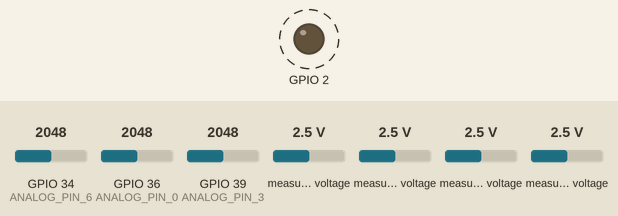
Simulated run of this sketch. Board: ESP32. Shown: output pins drawn as LEDs (lit = HIGH). Dashed ring = blinking. The inputs (shaded band) are chosen by the test bench; at power-on: GPIO 34 (ANALOG_PIN_6) = 2048, GPIO 36 (ANALOG_PIN_0) = 2048, GPIO 39 (ANALOG_PIN_3) = 2048, measured voltage 2.5 V. WiFi joins after 1.5 s; servers stay silent unless stated; what the sketch prints to the serial monitor is not drawn.

Above: at 2.6 s.
Timing chart, 0 to 6.5 s (numbered marks = the images above):
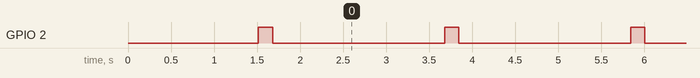

The sketch:

WiFiClient-U-and-I-SignalK-v3.ino
```cpp
/*
 *  This sketch uses a ESP 32 and ADS1115 to measure voltage and current and
 *  sends messages to a SignalK server
 *
 *  Select board ESP32 , NodeMCU-32S
 *
 *  Analog voltage is single ended and read by the ESP analog inputs.
 *
 *  The current sensors emits Vdd/2 for zero current and voler that Vdd/2 for flow
 *  in one direction and voltage higher than Vdd/2 for flow in the oposite direction,
 *  Hence differential measurement is sensible as it yield negative values below Vdd/2
 *  and positive values above Vdd/2.
 *
 *  SignalK uses UDP. The syntax is differ between ESP8622 and ESP32.
 *
 *
 */


// Analog Input on the ESP32, this board has many analog inputs.
#define ANALOG_PIN_0 36  // Pin GPIO 36
#define ANALOG_PIN_3 39  // Pin GPIO 39
#define ANALOG_PIN_6 34  // Pin GPIO 34
int analog_value = 0;


// Including I2C and ADC board ADS1115
#include <Wire.h>
#include <Adafruit_ADS1015.h>

// Including WiFi stuff
#include <WiFi.h>
#include <WiFiUdp.h>

/* WiFi network name and password */
const char * ssid = "TeamRocketHQ";
const char * pwd = "blackpearl";

// IP address to send UDP data to.
// it can be ip address of the server or
// Settings for SignalK port and SignalK server.
const char * udpAddress = "192.168.1.160";
const int udpPort = 55557;


// Instanciate two of a maximum of four (48, 49, 4A & 4B) ads objects.
Adafruit_ADS1115 ads1(0x48);
Adafruit_ADS1115 ads2(0x49);

// Instanciate WiFi object
WiFiUDP Udp;


void setup() {
    pinMode(LED_BUILTIN, OUTPUT); // Initialize the LED_BUILTIN pin as an output
    Serial.begin(115200);

  //Connect to the WiFi network
    WiFi.begin(ssid, pwd);
    Serial.println("");

  // Wait for connection
    while (WiFi.status() != WL_CONNECTED) {
      delay(500);
      Serial.print(".");
    }
    Serial.println("");
    Serial.print("Connected to ");
    Serial.println(ssid);
    Serial.print("IP address: ");
    Serial.println(WiFi.localIP());
  //This initializes udp and transfer buffer
    Udp.begin(udpPort);
    delay(10);

  // Set up the first ADS 1115 gain
    ads1.setGain(GAIN_TWO);        // 2x gain   +/- 2.048V  1 bit = 0.0625mV
    ads1.begin();
    Serial.println("ADS 1115 nunmber 1 is set up");
    ads2.setGain(GAIN_TWO);        // 2x gain   +/- 2.048V  1 bit = 0.0625mV
    ads2.begin();
    Serial.println("ADS 1115 number  2 is set up");

} /* End setup */


void Send_to_SignalK(String path, double value){
    String cmd;
    char valuestring[6];
    int len;

  // Prepage the SignalK string to send.
    cmd = "{\"updates\": [{\"$source\": \"ESP32\",\"values\":[ {\"path\":\"";
    cmd += path; cmd += "\","; cmd += "\"value\":";
    dtostrf(value,3,2,valuestring); // Convert double to a string
    cmd += valuestring;
    cmd += "}]}]}\0";
    len=cmd.length(); // Get the lenght of message, needed by the udp write.
    Serial.println(cmd);
    //Serial.println(len);

  //data will be sent to server
    uint8_t buffer[120]; // UDP write will only write sequence of bytes.
    for(int j=0;j<len;j++){buffer[j]=cmd[j];} // Convert from char t bytes.
    //memcpy(buffer,&cmd,len); // Bør virke, ikke testet.
    //send cmd to server
    Udp.beginPacket(udpAddress, udpPort);
    Udp.write(buffer, len);
    Udp.endPacket();
    //Serial.println(cmd);
    delay(10);

} /* End Send_to_SignalK */


void Measure_and_Send_U(int inputno) {
    double U;
    int val,offset;
    /*
     * Voltage is measured using the single ADC input on the ESP32 chip.
     * However, this routine is generic and it can easily change to ADS1115.
     */
    if (inputno==1) {
      offset=-1;    // Differ from board to board, make your own calibration.
      val=analogRead(ANALOG_PIN_0);  // Read the analog input on the ESP32, ADC1_0
      val+=offset;
      U=((double)val/(double)4095.0)*19.3;  // Calibrated using a multimeter, check this value carefully.
      Send_to_SignalK("electrical.service.voltage",U);
    }
    if (inputno==2) {
      offset=-1;    // Differ from board to board, make your own calibration.
      val=analogRead(ANALOG_PIN_3);  // Read the analog input on the ESP32, ADC1_3
      val+=offset;
      U=((double)val/(double)4095.0)*3.45*2.0; // calibate! max is 3.3V.
      Send_to_SignalK("electrical.5V.voltage",U);
    }
    if (inputno==3) {
      offset=-1;    // Differ from board to board, make your own calibration.
      val=analogRead(ANALOG_PIN_6);  // Read the analog input on the ESP32, ADC1_6
      val+=offset;
      U=((double)val/(double)4095.0)*3.3; // calibate! max is 3.3V.
      Send_to_SignalK("electrical.3V3.voltage",U);
    }
} /* End Measure_and_Send_U */


void Measure_and_Send_I(int inputno) {
    double I;
    int val, offset;

    if (inputno==1) {
      // Read ADC and calculate the equivalt current in Amps.
      offset=-5;    // Differ from sensor to sensor, calibration is needed.
      val=ads1.readADC_Differential_0_1();   // There are two possibilities in differential mode, 01 and 23.
      Serial.println(val);
      val+=offset;
      I = (double)val/(double)32766*12.52; // Calibrated with a multimeter.
      Send_to_SignalK("electrical.service.HKS2010",I);
    }
    if (inputno==2) {
      offset=-130;
      val=ads1.readADC_Differential_2_3();   // There are two possibilities in differential mode, 01 and 23.
      Serial.println(val);
      val+=offset;
      I = (double)val/(double)32766*161.5; // Calibrated with a multimeter.
      Send_to_SignalK("electrical.service.ACS712",I);
    }
    if (inputno==3) {
      offset=-300;
      val=ads2.readADC_Differential_0_1();   // There are two possibilities in differential mode 01 and 23.
      Serial.println(val);
      val+=offset;
      I = (double)val/(double)32766*40.0; // Calibrated with a multimeter.
      Send_to_SignalK("electrical.service.WCS1800",I);
    }
    if (inputno==4) {
      offset=-160;
      val=ads2.readADC_Differential_2_3();   // There are two possibilities in differential mode 01 and 23.
      Serial.println(val);
      val+=offset;
      I = (double)val/(double)32766*39.5; // Calibrated with a multimeter.
      Send_to_SignalK("electrical.service.HCS-ES5",I);
    }
}  /* End Measure_and_Send_I */


// The endless loop start here :

void loop() {
    digitalWrite(LED_BUILTIN, HIGH); // Turn the LED on while we transfer the data.
    // Send the voltages:
    for (int j=1;j<4;j++) Measure_and_Send_U(j);  // Get the voltage and send it to SignalK.
    // Send the currents :
    for (int j=1;j<5;j++)  Measure_and_Send_I(j);  // Get the current and send it to SignalK.

    digitalWrite(LED_BUILTIN, LOW);  // Turn the LED off by making the voltage LOW.

    Serial.println("wait 2 sec...");   // This high refresh rate put a load in the SignalK server.
    delay(2000);
}  /* End infinite loop */
```

Measured:
- by itself, GPIO 2: alternates HIGH for 0.16 s and LOW for 2.0 s
